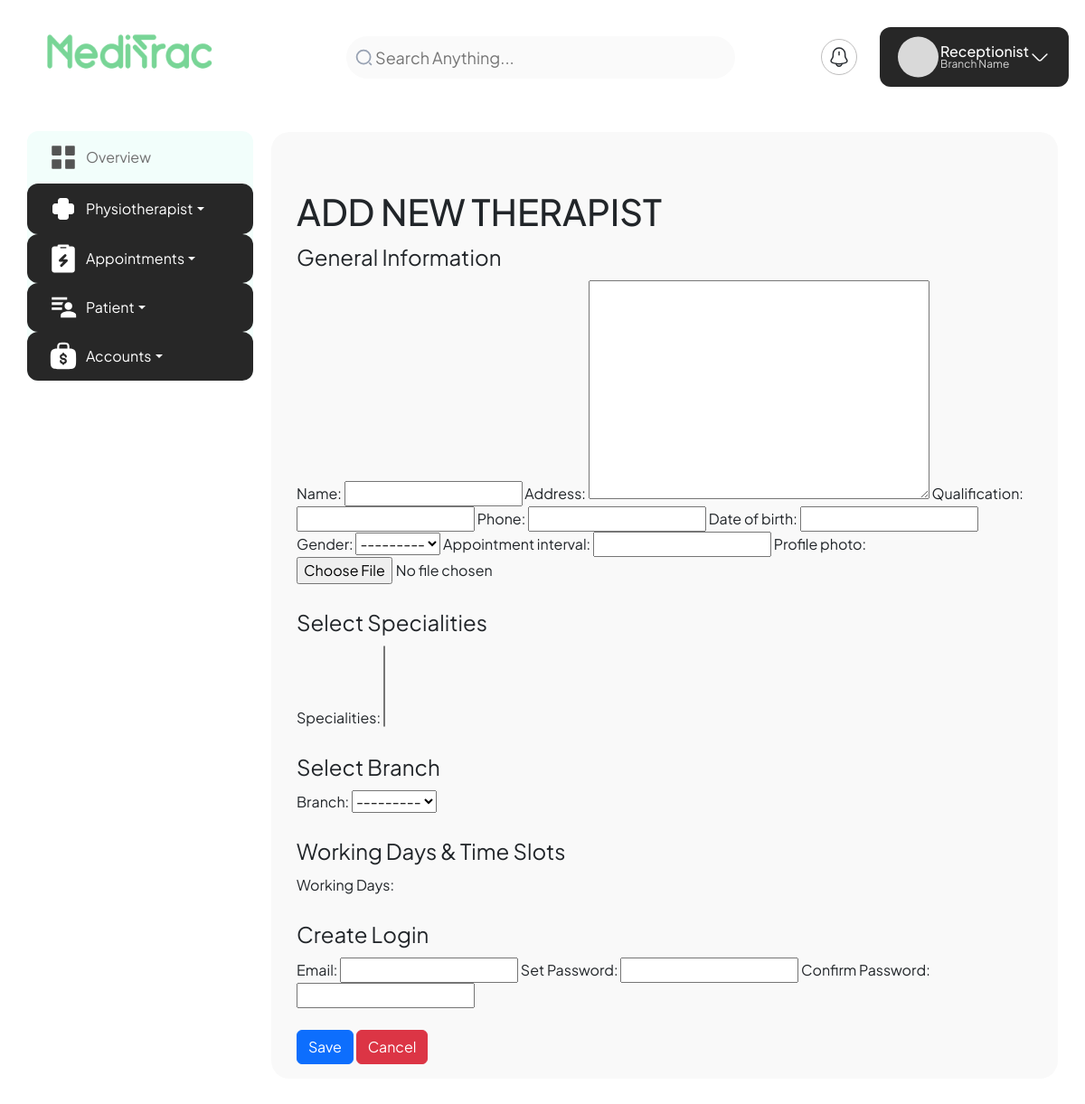
The page /therapist/add/ on the database as committed earlier.
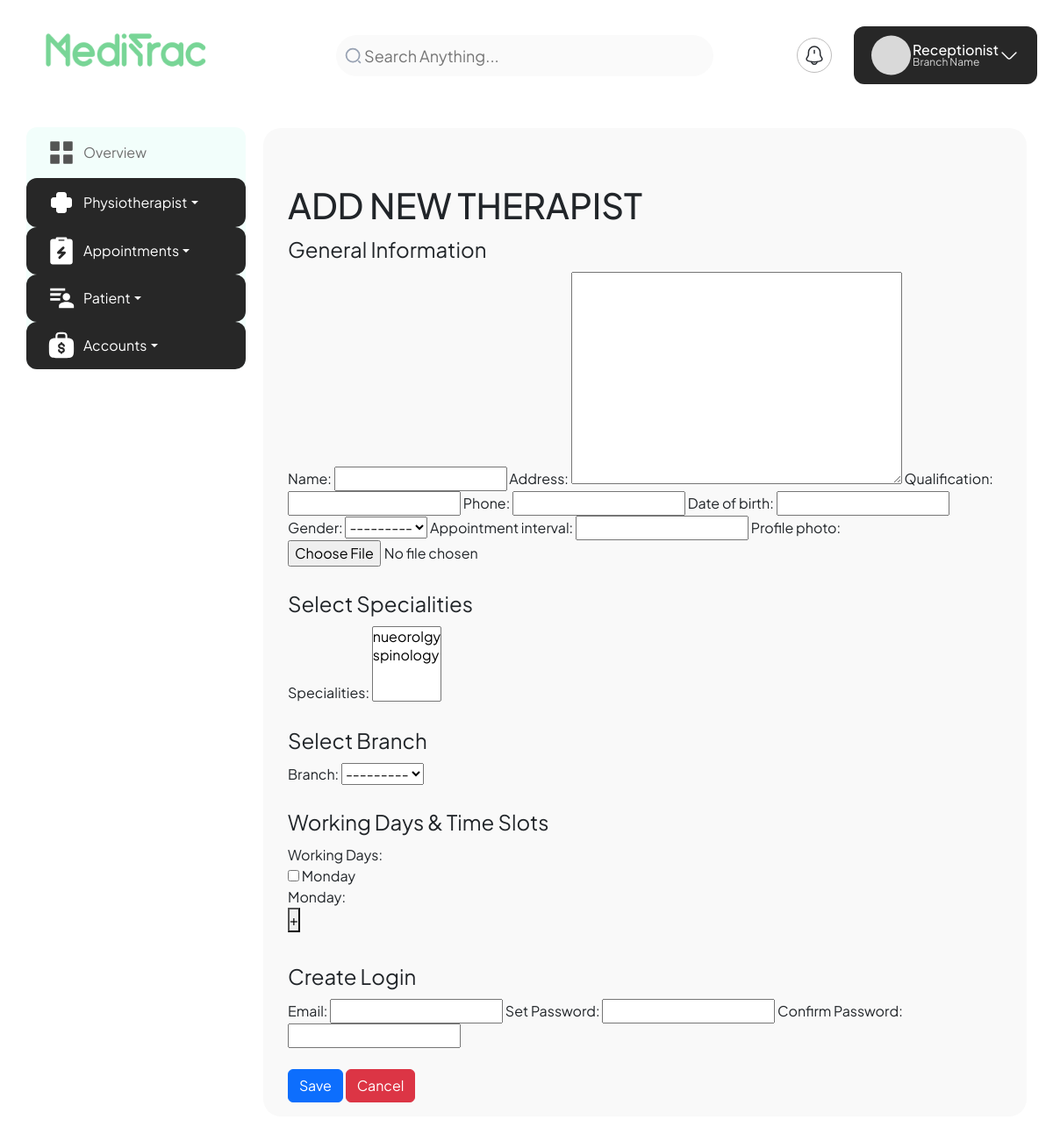
The same page on the database as committed later.
### receptionist/models.py (models this page shows)
class WorkingDay(models.Model):
    day_name = models.CharField(max_length=20)
    weekday_number = models.IntegerField()  # <-- Add this line
    def __str__(self):
        return self.day_name

### receptionist/views.py (the view)
# urls.py: path('therapist/add/', views.add_new_therapist, name='add_new_therapist'),
@transaction.atomic  # Ensures database integrity
def add_new_therapist(request):
    context = {}
    if request.method == "POST":
        form = AddTherapistForm(request.POST, request.FILES)
        if form.is_valid():
            try:
                new_therapist = form.save(commit=False)
                new_therapist.save()
                existing_specialities = new_therapist.specialities.all().values_list('id', flat=True)
                new_specialities = form.cleaned_data['specialities']
                for speciality in new_specialities:
                    if speciality.id in existing_specialities:
                        raise IntegrityError(f"Duplicate speciality entry for therapist_id {new_therapist.id}")
                user = User.objects.create_user(
                    username=form.cleaned_data['email'],
                    email=form.cleaned_data['email'],
                    password=form.cleaned_data['password1'],
                )
                TherapistLogin.objects.create(
                    therapist=new_therapist,
                    user=user,
                    profile_photo=form.cleaned_data['profile_photo']
                )
                working_days_selected = form.cleaned_data['working_days']
                for day in working_days_selected:
                    time_slot_str = request.POST.get(f'time_slot_{day.day_name.lower()}')
                    if time_slot_str:
                        time_slots = time_slot_str.split(", ")
                        working_day_rel = TherapistWorkingDay.objects.create(
                            therapist=new_therapist, working_day=day)
                        for time in time_slots:
                            start, end = time.split("-")
                            new_time_slot = TimeSlot.objects.create(start_time=start, end_time=end)
                            working_day_rel.time_slots.add(new_time_slot)
                    return redirect('therapist_list')
            except IntegrityError as e:  # Changed Exception to IntegrityError
                context['error'] = f"Integrity Error: {e}"
                transaction.rollback()
            except Exception as e:  # General exception
                context['error'] = str(e)
                transaction.rollback()
    else:
        form = AddTherapistForm()
    context['form'] = form
    context['time_slot_fields'] = form.time_slot_fields  # Add the new attribute to the context
    return render(request, 'add_new_therapist.html', context)

### receptionist/models.py (called while the page is built)
    def __str__(self):
        return self.name

    def __str__(self):
        return self.name

### templates/add_new_therapist.html (shortened to what this page needs)
{% extends 'base.html' %}
{% load custom_filters %}
{% load static %}
{% block content %}
    <div class="container mt-5">
        <h1>ADD NEW THERAPIST</h1>
        <form  id="therapistForm" method="post" enctype="multipart/form-data">
            <fieldset class="mb-4">
                <legend>General Information</legend>
                {{ form.name.label_tag }} {{ form.name }}
                {{ form.address.label_tag }} {{ form.address }}
                {{ form.qualification.label_tag }} {{ form.qualification }}
                {{ form.phone.label_tag }} {{ form.phone }}
                {{ form.date_of_birth.label_tag }} {{ form.date_of_birth }}
                {{ form.gender.label_tag }}
                {{ form.gender }}
                {{ form.appointment_interval.label_tag }}
                {{ form.appointment_interval }}
                {{ form.profile_photo.label_tag }} {{ form.profile_photo }}
            </fieldset>
            <fieldset class="mb-4">
                <legend>Select Specialities</legend>
                {{ form.specialities.label_tag }}
                {{ form.specialities }}
            </fieldset>
            <fieldset class="mb-4">
                <legend>Select Branch</legend>
                {{ form.branch.label_tag }}
                {{ form.branch }}
            </fieldset>
            <fieldset class="mb-4">
                <legend>Working Days & Time Slots</legend>
                {{ form.working_days.label_tag }}
                {{ form.working_days }}
                {% for day in form.fields.working_days.queryset %}
                    <div class="mb-2" id="{{ day.day_name|lower }}">
                        <label>{{ day.day_name }}:</label>
                        <div class="time-slots">
                            <button type="button" onclick="addTimeSlot('{{ day.day_name|lower }}')">+</button>
                        </div>
                    </div>
                {% endfor %}
            </fieldset>
            <fieldset class="mb-4">
                <legend>Create Login</legend>
                {{ form.email.label_tag }} {{ form.email }}
                {{ form.password1.label_tag }} {{ form.password1 }}
                {{ form.password2.label_tag }} {{ form.password2 }}
            </fieldset>
            <button type="submit" class="btn btn-primary">Save</button>
            <a href="{% url 'list_therapists' %}" class="btn btn-danger">Cancel</a>
        </form>
    </div>
    {% endblock %}

Rows that differ between the two databases and show on the page:
added WorkingDay: day_name "Monday"
Other text that changed with them:
form field specialities: (not shown) → "nueorolgy / spinology"
form field working_days: (not shown) → "☐"
text now shown: "Monday"
